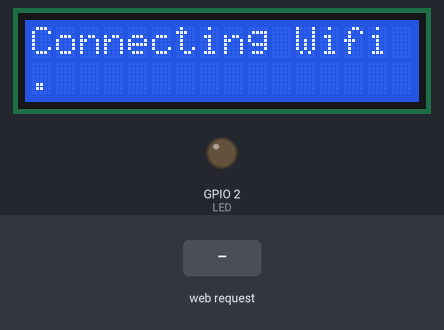
Bench run of a sketch on a simulated ESP32. On the bench: 16×2 character LCD, output pins drawn as LEDs (lit = HIGH). Inputs (shaded band) come from the test bench. WiFi joins after 1.5 s; servers stay silent unless stated; what the sketch prints to the serial monitor is not drawn.

Above: at 0.6 s.
At 2.9 s:
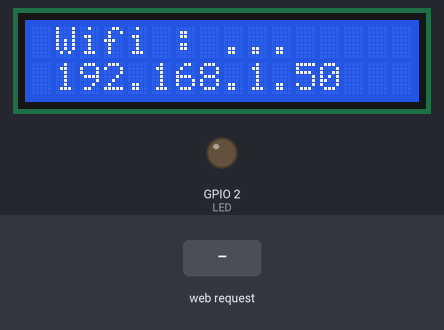
3.0 s: HTTP request GET /readADC received
At 4.1 s:
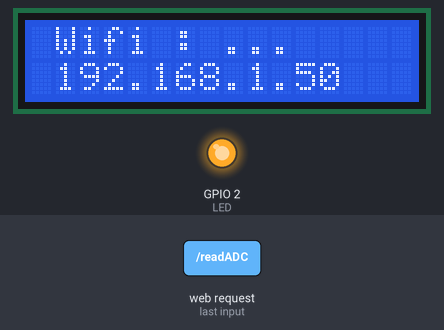
Timing chart, 0 to 6.0 s (numbered marks = the images above; inputs shaded):
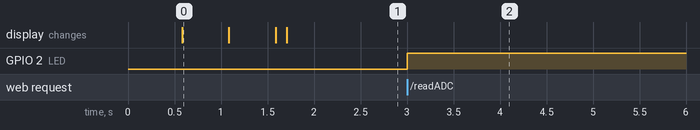

The sketch:

Program_Data_Logger_Webserver_3_Cell_Baterai_ESP32.ino
```cpp
#include <WiFi.h>
#include <WiFiClient.h>
#include <WebServer.h>
#include <LCD_I2C.h>

#include "WebPageHTML.h"

#define LED 2        //On board LED
#define Sensor1 34    //D5 of NodeMCU is GPIO14
#define Sensor2 35
#define Sensor3 32

//SSID and Password of your WiFi router
const char* ssid = "...";
const char* password = "...";

WebServer server(80); //Server on port 80

#include "SendData.h"

LCD_I2C lcd(0x27, 16, 2);

//==============================================================
//                  SETUP
//==============================================================
void setup()
{
  lcd.begin();
  lcd.backlight();
  Serial.begin(115200);
  WiFi.begin(ssid, password);     //Connect to your WiFi router
  Serial.println("");

  //Onboard LED port Direction output
  pinMode(LED,OUTPUT);

  // Wait for connection
  lcd.print("Connecting Wifi");
  lcd.setCursor(0,1);
  while (WiFi.status() != WL_CONNECTED) {
    delay(500);
    Serial.print(".");
    lcd.print(".");
  }

  lcd.clear();
  delay(100);
  lcd.setCursor(1,0);
  lcd.print("Wifi : ");
  lcd.print(ssid);
  lcd.setCursor(1,1);
  lcd.print(WiFi.localIP());

  //If connection successful show IP address in serial monitor
  Serial.println("");
  Serial.print("Connected to ");
  Serial.println(ssid);
  Serial.print("IP address: ");
  Serial.println(WiFi.localIP());  //IP address assigned to your ESP

  server.on("/", handleRoot);      //Which routine to handle at root location. This is display page
  server.on("/readADC", handleCELL); //This page is called by java Script AJAX

  server.begin();                  //Start server
  Serial.println("HTTP server started");
}

//==============================================================
//                     LOOP
//==============================================================
void loop()
{
  server.handleClient();          //Handle client requests
  delay(1);
}
```

SendData.h
```cpp
//===============================================================
// This routine is executed when you open its IP in browser
//===============================================================
void handleRoot() {
 String Web = webpage; //Read HTML contents
 server.send(200, "text/html", Web); //Send web page
}

float Cell1;
float Cell2;
float Cell3;

void handleCELL() {
 int ukur1 = analogRead(Sensor1);
 int ukur2 = analogRead(Sensor2);
 int ukur3 = analogRead(Sensor3);
 String dataCELL = "{\"Cell1\":\""+String(Cell1)+"\", \"Cell2\":\""+ String(Cell2) +"\", \"Cell3\":\""+ String(Cell3) +"\"}";

 digitalWrite(LED,!digitalRead(LED)); //Toggle LED on data request ajax
 server.send(200, "text/plane", dataCELL); //Send ADC value, temperature and humidity JSON to client ajax request

 float hitungan1 = ((ukur1 *3.3)/4095);
 float akhir1 = hitungan1 / (3300.0/(900.0+3300.0));
 Cell1 = akhir1;
 float hitungan2 = ((ukur2 *3.3)/4095);
 float akhir2 = hitungan2 / (3300.0/(900.0+3300.0));
 Cell2 = akhir2;
 float hitungan3 = ((ukur3 *3.3)/4095);
 float akhir3 = hitungan3 / (3300.0/(900.0+3300.0));
 Cell3 = akhir3;

 Serial.print("Cell 1 : ");
 Serial.print(Cell1);
 Serial.println(" Volt");
 Serial.print("Cell 2 : ");
 Serial.print(Cell2);
 Serial.println(" Volt");
 Serial.print("Cell 3 : ");
 Serial.print(Cell3);
 Serial.println(" Volt");
}
```

WebPageHTML.h
```cpp
String webpage = R"=====(
<!doctype html>
<html>
<head>
  <title>Web Monitoring dan Data Logging Cell Lithium-Ion</title>
  <!--For offline ESP graphs see this tutorial https://circuits4you.com/2018/03/10/esp8266-jquery-and-ajax-web-server/ -->
  <script src = "https://cdnjs.cloudflare.com/ajax/libs/Chart.js/2.7.3/Chart.min.js"></script>
  <style>
  canvas{
    -moz-user-select: none;
    -webkit-user-select: none;
    -ms-user-select: none;
  }

  /* Data Table Styling */
  #dataTable {
    font-family: "Trebuchet MS", Arial, Helvetica, sans-serif;
    border-collapse: collapse;
    width: 100%;
  }

  #dataTable td, #dataTable th {
    border: 1px solid #ddd;
    padding: 8px;
  }

  #dataTable tr:nth-child(even){background-color: #f2f2f2;}

  #dataTable tr:hover {background-color: #ddd;}

  #dataTable th {
    padding-top: 12px;
    padding-bottom: 12px;
    text-align: left;
    background-color: #4CAF50;
    color: white;
  }
  </style>
</head>

<body>
    <div style="text-align:center;"><b>Monitoring dan Data Logger Baterai Cell</b><br>Real Time Monitoring Lithium-Ion Cell</div>
    <div class="chart-container" position: relative; height:350px; width:100%">
        <canvas id="Chart" width="400" height="400"></canvas>
    </div>
<div>
  <table id="dataTable">
    <tr><th>Time</th><th>Cell 1 (V)</th><th>Cell 2 (V)</th><th>Cell 3 (V)</th></tr>
  </table>
</div>
<br>
<br>

<script>
//Graphs visit: https://www.chartjs.org
var Cell1 = [];
var Cell2 = [];
var Cell3 = [];
var timeStamp = [];
function showGraph()
{
    var ctx = document.getElementById("Chart").getContext('2d');
    var Chart2 = new Chart(ctx, {
        type: 'line',
        data: {
            labels: timeStamp,  //Bottom Labeling
            datasets: [{
                label: "Cell 1",
                fill: false,  //Try with true
                backgroundColor: 'rgba( 243,18, 156 , 1)', //Dot marker color
                borderColor: 'rgba( 243, 18, 156 , 1)', //Graph Line Color
                data: Cell1,
            },{
                label: "Cell 2",
                fill: false,  //Try with true
                backgroundColor: 'rgba( 243, 156, 18 , 1)', //Dot marker color
                borderColor: 'rgba( 243, 156, 18 , 1)', //Graph Line Color
                data: Cell2,
            },
            {
                label: "Cell 3",
                fill: false,  //Try with true
                backgroundColor: 'rgba(156, 18, 243 , 1)', //Dot marker color
                borderColor: 'rgba(156, 18, 243 , 1)', //Graph Line Color
                data: Cell3,
            }],
        },
        options: {
            title: {
                    display: true,
                    text: "Lithium-Ion Baterai Voltage"
                },
            maintainAspectRatio: false,
            elements: {
            line: {
                    tension: 0.5 //Smoothening (Curved) of data lines
                }
            },
            scales: {
                    yAxes: [{
                        ticks: {
                            beginAtZero:true
                        }
                    }]
            }
        }
    });

}

//On Page load show graphs
window.onload = function() {
  console.log(new Date().toLocaleTimeString());
};

//Ajax script to get ADC voltage at every 5 Seconds
//Read This tutorial https://circuits4you.com/2018/02/04/esp8266-ajax-update-part-of-web-page-without-refreshing/

setInterval(function() {
  // Call a function repetatively with 5 Second interval
  getData();
}, 3000); //3000mSeconds update rate

function getData() {
  var xhttp = new XMLHttpRequest();
  xhttp.onreadystatechange = function() {
    if (this.readyState == 4 && this.status == 200) {
     //Push the data in array
  var time = new Date().toLocaleTimeString();
  var txt = this.responseText;
  var obj = JSON.parse(txt); //Ref: https://www.w3schools.com/js/js_json_parse.asp
      Cell1.push(obj.Cell1);
      Cell2.push(obj.Cell2);
      Cell3.push(obj.Cell3);
      timeStamp.push(time);
      showGraph();  //Update Graphs
  //Update Data Table
    var table = document.getElementById("dataTable");
    var row = table.insertRow(1); //Add after headings
    var cell1 = row.insertCell(0);
    var cell2 = row.insertCell(1);
    var cell3 = row.insertCell(2);
    var cell4 = row.insertCell(3);
    cell1.innerHTML = time;
    cell2.innerHTML = obj.Cell1;
    cell3.innerHTML = obj.Cell2;
    cell4.innerHTML = obj.Cell3;
    }
  };
  xhttp.open("GET", "readADC", true); //Handle readADC server on ESP8266
  xhttp.send();
}

</script>
</body>
</html>

)=====";
```

Measured:
- after the input at 3.0 s, GPIO 2 (LED): LOW → HIGH at once
